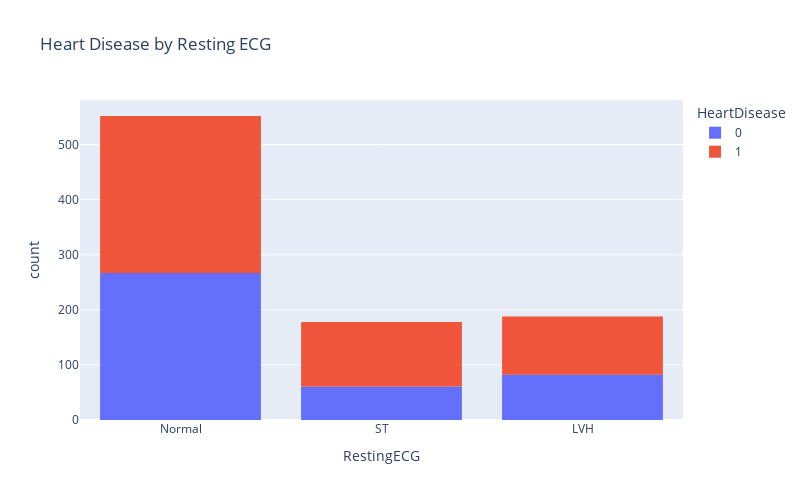

This figure's notebook cell:
### Code cell
ecg_hist = px.histogram(heart_disease, x='RestingECG',
                        color='HeartDisease', title="Heart Disease by Resting ECG")
ecg_hist.show()

### Figure 1 — Plotly figure (JSON) as saved in the notebook; plotly's stock layout.template omitted (floating-point values rounded to 4 significant figures; data arrays with more than 128 entries replaced by an {"elided": "..."} marker saying what was removed)
{"data": [{"alignmentgroup": "True", "bingroup": "x", "hovertemplate": "HeartDisease=0<br>RestingECG=%{x}<br>count=%{y}<extra></extra>", "legendgroup": "0", "marker": {"color": "#636efa"}, "name": "0", "offsetgroup": "0", "orientation": "v", "showlegend": true, "type": "histogram", "x": {"elided": "410 str values"}, "xaxis": "x", "yaxis": "y"}, {"alignmentgroup": "True", "bingroup": "x", "hovertemplate": "HeartDisease=1<br>RestingECG=%{x}<br>count=%{y}<extra></extra>", "legendgroup": "1", "marker": {"color": "#EF553B"}, "name": "1", "offsetgroup": "1", "orientation": "v", "showlegend": true, "type": "histogram", "x": {"elided": "508 str values"}, "xaxis": "x", "yaxis": "y"}], "layout": {"barmode": "relative", "height": 500, "legend": {"title": {"text": "HeartDisease"}, "tracegroupgap": 0}, "title": {"text": "Heart Disease by Resting ECG"}, "width": 800, "xaxis": {"anchor": "y", "autorange": true, "domain": [0, 1], "range": [-0.5, 2.5], "title": {"text": "RestingECG"}, "type": "category"}, "yaxis": {"anchor": "x", "autorange": true, "domain": [0, 1], "range": [0, 581.1], "title": {"text": "count"}}}}
